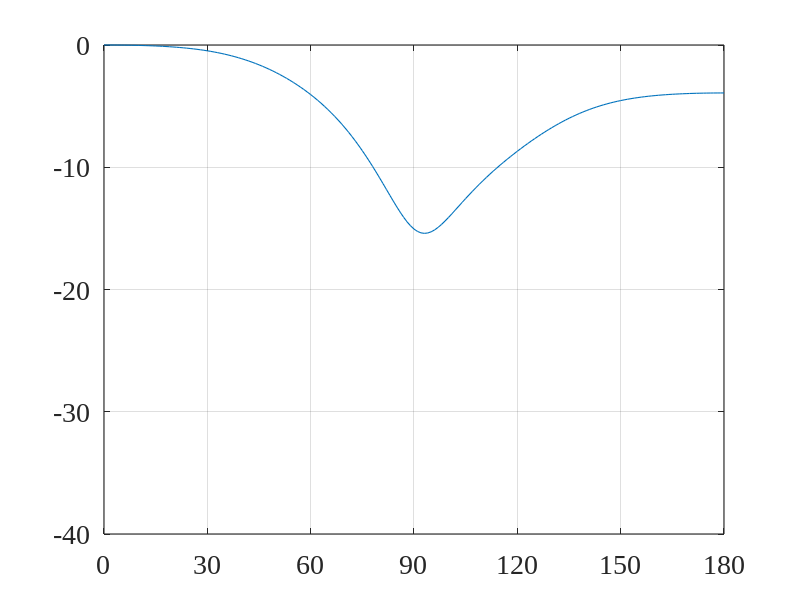
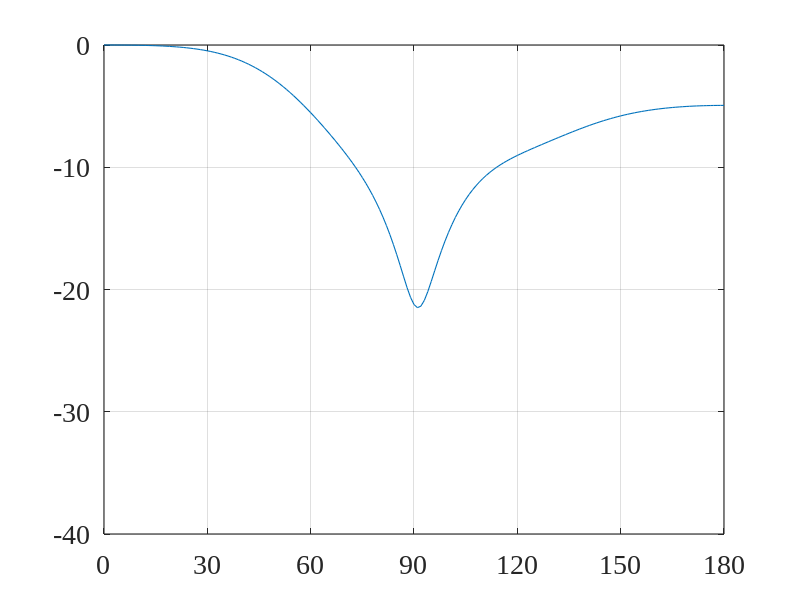
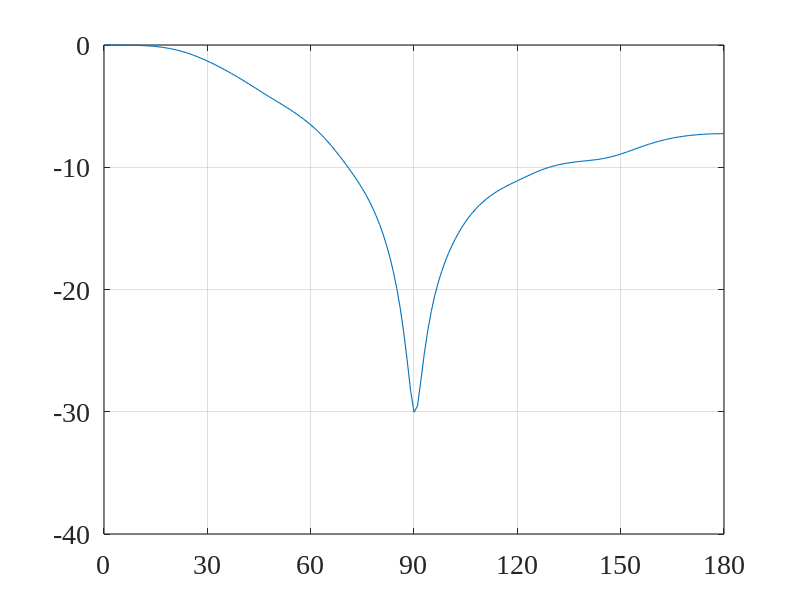
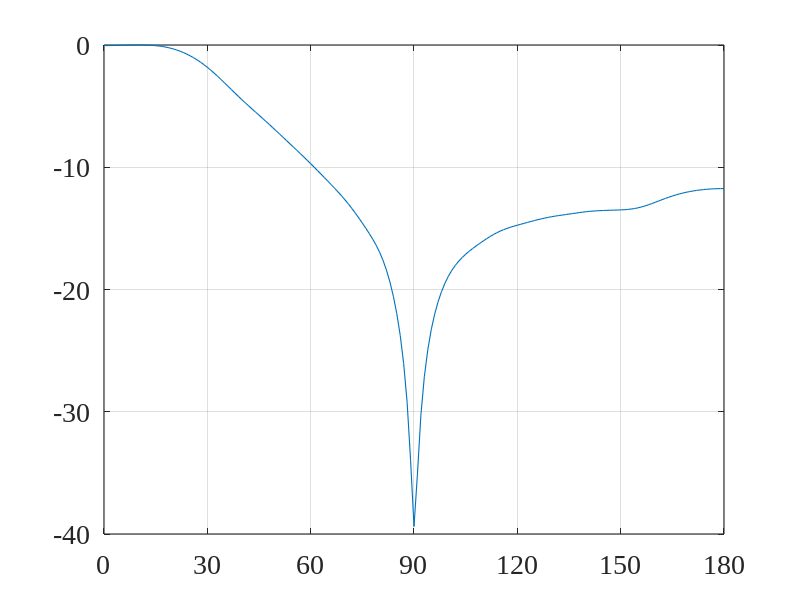

MATLAB code to generate these figures, in order:
close all; clc; clear all;
linewd = 0.8;
hcfontsize = 20;
MarkerSize=9;

% Input:
P=20;
Lh=30;
beta=0.1; % sigma_w^2/sigma_u^2
alpha=0.8;
theta_d=0/180*pi;
theta_n=90/180*pi;
c=340; % voice velocity
fs=8e3;
iSNR_dB=0;

delta_vec=[0.03 0.03 0.03 0.03];     % distance between microphones
M_vec=[4 6 10 15];     % number of microphones
L=2*P+Lh;
[jj,ii]=meshgrid(1:L,1:Lh);

idx_fig=1;
delta=delta_vec(idx_fig);
M=M_vec(idx_fig);
G_theta_d=zeros(M*Lh,L);
for m=1:M
    Gm_theta_d=sinc(-P-Lh+1-ii+jj-fs*(m-1)*delta/c*cos(theta_d));
    G_theta_d(((m-1)*Lh+1):(m*Lh),:)=Gm_theta_d;
end
diag_GG=diag(G_theta_d'*G_theta_d);
idx_max=find(diag_GG==max(diag_GG),1);
i_ell=zeros(L,1);
i_ell(idx_max)=1;

[t1,t2]=meshgrid(1:L,1:L);
Rx=alpha.^(abs(t1-t2));
Rvw=beta*eye(Lh*M);
Rvi=kron(ones(M),eye(Lh));
Rv0=Rvi+Rvw;
iSNR=10^(iSNR_dB/10);
sigma_i2=Rx(1,1)/Rv0(1,1)/iSNR;
Rv_bar=sigma_i2*Rv0;

h=pinv(G_theta_d*Rx*G_theta_d'+Rv_bar)*G_theta_d*pinv(G_theta_d'*pinv(G_theta_d*Rx*G_theta_d'+Rv_bar)*G_theta_d)*i_ell;

% Beampattern
phi_vec=(0:1:180)'/180*pi;
Lphi=length(phi_vec);
Ba2=zeros(Lphi,1);
G_phi=zeros(M*Lh,L);
for idx_phi=1:Lphi
    phi=phi_vec(idx_phi);
    for m=1:M
        Gm_phi=sinc(-P-Lh+1-ii+jj-fs*(m-1)*delta/c*cos(phi));
        G_phi(((m-1)*Lh+1):(m*Lh),:)=Gm_phi;
    end
    Ba2(idx_phi)=h'*G_phi*G_phi'*h;
end
Ba=Ba2.^0.5;
Ba2=Ba2/max(Ba2);
Ba_dB=10*log10(Ba2);

figure
plot(phi_vec/pi*180,Ba_dB,'linewidth',linewd);
set(gca, 'Color', [1, 1, 1]); 
set(gca, 'FontName', 'Times New Roman');
set(gca, 'FontSize', hcfontsize);
set(gca, 'LineWidth', linewd); 
set(gca,'XLim',[0 180]);
set(gca,'XTick',0:30:180); 
set(gca,'YLim',[-40 0]); 
box on; grid on;

idx_fig=2;
delta=delta_vec(idx_fig);
M=M_vec(idx_fig);
G_theta_d=zeros(M*Lh,L);
for m=1:M
    Gm_theta_d=sinc(-P-Lh+1-ii+jj-fs*(m-1)*delta/c*cos(theta_d));
    G_theta_d(((m-1)*Lh+1):(m*Lh),:)=Gm_theta_d;
end
diag_GG=diag(G_theta_d'*G_theta_d);
idx_max=find(diag_GG==max(diag_GG),1);
i_ell=zeros(L,1);
i_ell(idx_max)=1;

[t1,t2]=meshgrid(1:L,1:L);
Rx=alpha.^(abs(t1-t2));
Rvw=beta*eye(Lh*M);
Rvi=kron(ones(M),eye(Lh));
Rv0=Rvi+Rvw;
iSNR=10^(iSNR_dB/10);
sigma_i2=Rx(1,1)/Rv0(1,1)/iSNR;
Rv_bar=sigma_i2*Rv0;

h=pinv(G_theta_d*Rx*G_theta_d'+Rv_bar)*G_theta_d*pinv(G_theta_d'*pinv(G_theta_d*Rx*G_theta_d'+Rv_bar)*G_theta_d)*i_ell;

% Beampattern
phi_vec=(0:1:180)'/180*pi;
Lphi=length(phi_vec);
Ba2=zeros(Lphi,1);
G_phi=zeros(M*Lh,L);
for idx_phi=1:Lphi
    phi=phi_vec(idx_phi);
    for m=1:M
        Gm_phi=sinc(-P-Lh+1-ii+jj-fs*(m-1)*delta/c*cos(phi));
        G_phi(((m-1)*Lh+1):(m*Lh),:)=Gm_phi;
    end
    Ba2(idx_phi)=h'*G_phi*G_phi'*h;
end
Ba=Ba2.^0.5;
Ba2=Ba2/max(Ba2);
Ba_dB=10*log10(Ba2);

figure
plot(phi_vec/pi*180,Ba_dB,'linewidth',linewd);
set(gca, 'Color', [1, 1, 1]); 
set(gca, 'FontName', 'Times New Roman');
set(gca, 'FontSize', hcfontsize);
set(gca, 'LineWidth', linewd); 
set(gca,'XLim',[0 180]);
set(gca,'XTick',0:30:180); 
set(gca,'YLim',[-40 0]); 
box on; grid on;

idx_fig=3;
delta=delta_vec(idx_fig);
M=M_vec(idx_fig);
G_theta_d=zeros(M*Lh,L);
for m=1:M
    Gm_theta_d=sinc(-P-Lh+1-ii+jj-fs*(m-1)*delta/c*cos(theta_d));
    G_theta_d(((m-1)*Lh+1):(m*Lh),:)=Gm_theta_d;
end
diag_GG=diag(G_theta_d'*G_theta_d);
idx_max=find(diag_GG==max(diag_GG),1);
i_ell=zeros(L,1);
i_ell(idx_max)=1;

[t1,t2]=meshgrid(1:L,1:L);
Rx=alpha.^(abs(t1-t2));
Rvw=beta*eye(Lh*M);
Rvi=kron(ones(M),eye(Lh));
Rv0=Rvi+Rvw;
iSNR=10^(iSNR_dB/10);
sigma_i2=Rx(1,1)/Rv0(1,1)/iSNR;
Rv_bar=sigma_i2*Rv0;

h=pinv(G_theta_d*Rx*G_theta_d'+Rv_bar)*G_theta_d*pinv(G_theta_d'*pinv(G_theta_d*Rx*G_theta_d'+Rv_bar)*G_theta_d)*i_ell;

% Beampattern
phi_vec=(0:1:180)'/180*pi;
Lphi=length(phi_vec);
Ba2=zeros(Lphi,1);
G_phi=zeros(M*Lh,L);
for idx_phi=1:Lphi
    phi=phi_vec(idx_phi);
    for m=1:M
        Gm_phi=sinc(-P-Lh+1-ii+jj-fs*(m-1)*delta/c*cos(phi));
        G_phi(((m-1)*Lh+1):(m*Lh),:)=Gm_phi;
    end
    Ba2(idx_phi)=h'*G_phi*G_phi'*h;
end
Ba=Ba2.^0.5;
Ba2=Ba2/max(Ba2);
Ba_dB=10*log10(Ba2);

figure
plot(phi_vec/pi*180,Ba_dB,'linewidth',linewd);
set(gca, 'Color', [1, 1, 1]); 
set(gca, 'FontName', 'Times New Roman');
set(gca, 'FontSize', hcfontsize);
set(gca, 'LineWidth', linewd); 
set(gca,'XLim',[0 180]);
set(gca,'XTick',0:30:180); 
set(gca,'YLim',[-40 0]); 
box on; grid on;

idx_fig=4;
delta=delta_vec(idx_fig);
M=M_vec(idx_fig);
G_theta_d=zeros(M*Lh,L);
for m=1:M
    Gm_theta_d=sinc(-P-Lh+1-ii+jj-fs*(m-1)*delta/c*cos(theta_d));
    G_theta_d(((m-1)*Lh+1):(m*Lh),:)=Gm_theta_d;
end
diag_GG=diag(G_theta_d'*G_theta_d);
idx_max=find(diag_GG==max(diag_GG),1);
i_ell=zeros(L,1);
i_ell(idx_max)=1;

[t1,t2]=meshgrid(1:L,1:L);
Rx=alpha.^(abs(t1-t2));
Rvw=beta*eye(Lh*M);
Rvi=kron(ones(M),eye(Lh));
Rv0=Rvi+Rvw;
iSNR=10^(iSNR_dB/10);
sigma_i2=Rx(1,1)/Rv0(1,1)/iSNR;
Rv_bar=sigma_i2*Rv0;

h=pinv(G_theta_d*Rx*G_theta_d'+Rv_bar)*G_theta_d*pinv(G_theta_d'*pinv(G_theta_d*Rx*G_theta_d'+Rv_bar)*G_theta_d)*i_ell;

% Beampattern
phi_vec=(0:1:180)'/180*pi;
Lphi=length(phi_vec);
Ba2=zeros(Lphi,1);
G_phi=zeros(M*Lh,L);
for idx_phi=1:Lphi
    phi=phi_vec(idx_phi);
    for m=1:M
        Gm_phi=sinc(-P-Lh+1-ii+jj-fs*(m-1)*delta/c*cos(phi));
        G_phi(((m-1)*Lh+1):(m*Lh),:)=Gm_phi;
    end
    Ba2(idx_phi)=h'*G_phi*G_phi'*h;
end
Ba=Ba2.^0.5;
Ba2=Ba2/max(Ba2);
Ba_dB=10*log10(Ba2);

figure
plot(phi_vec/pi*180,Ba_dB,'linewidth',linewd);
set(gca, 'Color', [1, 1, 1]); 
set(gca, 'FontName', 'Times New Roman');
set(gca, 'FontSize', hcfontsize);
set(gca, 'LineWidth', linewd); 
set(gca,'XLim',[0 180]);
set(gca,'XTick',0:30:180); 
set(gca,'YLim',[-40 0]);
box on; grid on;
